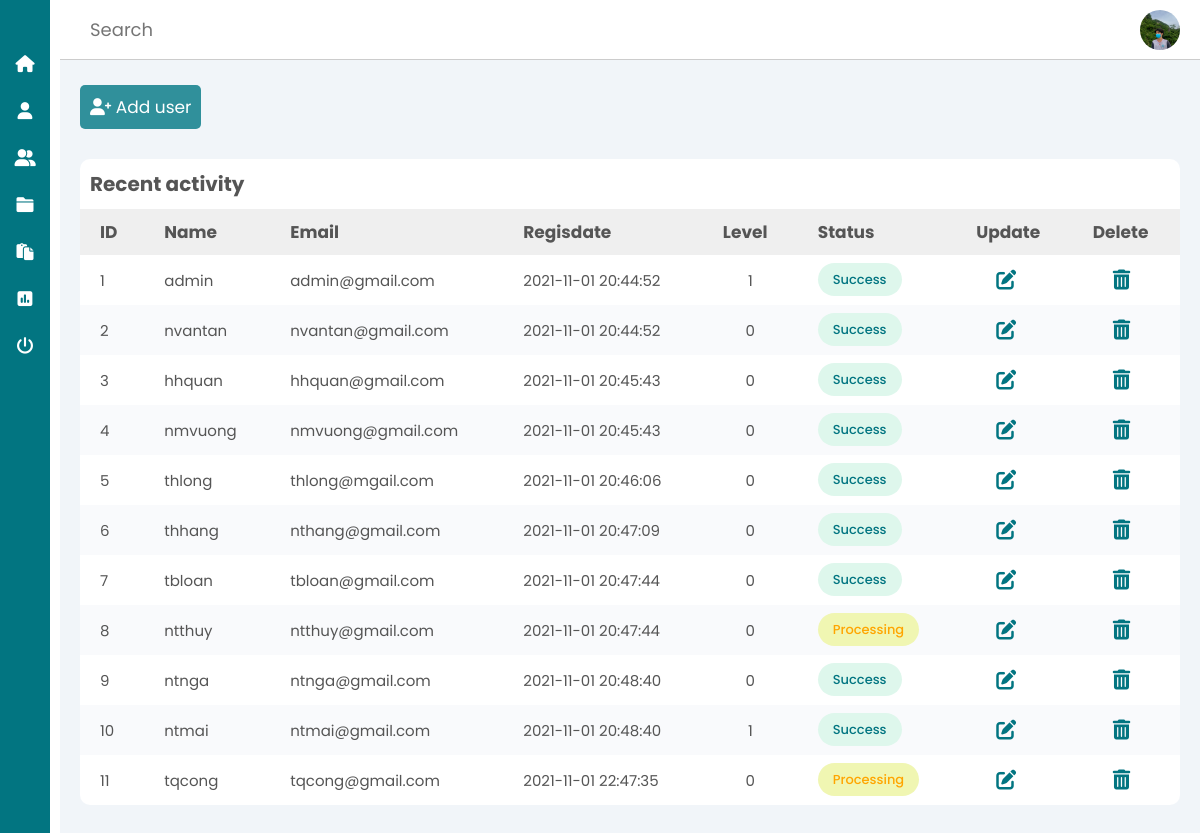
Page /teacher/user.php (signed in) on the committed database.
### tables this page shows
CREATE TABLE `tb_user` (
  `user_id` int(11) NOT NULL,
  `user_name` char(50) DEFAULT NULL,
  `user_pass` char(50) DEFAULT NULL,
  `user_email` char(50) DEFAULT NULL,
  `regisdate` datetime DEFAULT current_timestamp(),
  `user_level` tinyint(4) DEFAULT 0,
  `user_status` tinyint(4) DEFAULT 0,
  `code` char(100) DEFAULT NULL
);

### teacher/user.php (the view, shortened to what this page needs)
<?php
    include('header.php');
?>
    <main>
        <a href="add_user.php" class="btn btn-add"><i class="fas fa-user-plus"></i> Add user</a>
        <section class="recent">
            <div class="activity-grid">
                <div class="activity-card">
                    <h3>Recent activity</h3>
                    <div class="table-responsive">
                        <table>
                            <thead>
                                <tr>
                                    <th>ID</th>
                                    <th>Name</th>
                                    <th>Email</th>
                                    <th>Regisdate</th>
                                    <th>Level</th>
                                    <th>Status</th>
                                    <th>Update</th>
                                    <th>Delete</th>
                                </tr>
                            </thead>
                            <tbody>
                                <?php
                                    $sql = "SELECT * FROM tb_user";
                                    $res = mysqli_query($conn, $sql);
                                    if($res == TRUE)
                                    {
                                        $count = mysqli_num_rows($res);
                                        if($count>0)
                                        {
                                            while($row = mysqli_fetch_assoc($res))
                                            {
                                                $user_id = $row['user_id'];
                                                $user_name = $row['user_name'];
                                                $email = $row['user_email'];
                                                $date = $row['regisdate'];
                                                $level = $row['user_level'];
                                                $status = $row['user_status'];
                                ?>
                                                <tr>
                                                    <td><?php echo $user_id; ?></td>
                                                    <td><?php echo $user_name; ?></td>
                                                    <td><?php echo $email; ?></td>
                                                    <td><?php echo $date; ?></td>
                                                    <td class="status"><?php echo $level ?></td>
                                                    <td>
                                                        <?php
                                                            if($status==1)
                                                            {
                                                                ?>
                                                                <span class="badge success">Success</span>
                                                                <?php
                                                            }
                                                            else
                                                            {
                                                                ?>
                                                                <span class="badge warning">Processing</span>
                                                                <?php
                                                            }
                                                        ?>
                                                    </td>
                                                    <td>
                                                        <a href="update_user.php?user_id=<?php echo $user_id; ?>" class="update-icon">
                                                            <i class="fas fa-edit"></i>
                                                        </a>
                                                    </td>
                                                    <td>
                                                            <a href="delete_user.php?user_id=<?php echo $user_id; ?>" class="delete-icon">
                                                            <i class="fas fa-trash-alt"></i>
                                                        </a>
                                                    </td>
                                                </tr>
                                <?php
                                            }
                                        }
                                        else
                                        {
                                        }
                                    }
                                ?>
                            </tbody>
                        </table>
                    </div>
                </div>
            </div>
        </section>
    </div>
<?php
include('footer.php');
?>

### teacher/css/teacher.css (style rules this page uses)
* { font-family: 'Poppins', sans-serif; margin: 0; padding: 0; box-sizing: border-box; outline: none; border:none; text-decoration: none; transition: all .3s linear; transition: width none; list-style: none; }
.btn { display: inline-block; padding: 0.9rem 1rem; border-radius: 0.5rem; color: #fff; background-color: var(--btn-add); font-size: 1.7rem; cursor: pointer; }
.btn-add { margin-top: 1.5rem; }
.update-icon, .delete-icon { font-size: 2rem; margin-left: 1rem; color: var(--main-color); padding: 0 1rem; }
main { margin-top: 6rem; background: #f1f5f9; min-height: 90vh; padding: 1rem 2rem; }
.recent { margin-top: 3rem; margin-bottom: 3rem; }
.recent .activity-grid { display: grid; grid-template-columns: 100%; grid-column-gap: 1rem; }
.recent .activity-card { background: #fff; border-radius: 1rem; }
.recent .activity-grid .activity-card h3 { color: var(--text); margin: 1rem; font-size: 2rem; }
.recent .activity-grid .activity-card table { width: 100%; border-collapse: collapse; }
.recent .activity-grid .activity-card table thead { background: #efefef; text-align: left; }
th, td { font-size: 1.7rem; padding: 1rem 2rem; color: var(--text); }
td { font-size: 1.5rem; }
tbody tr:nth-child(even) { background: #f9fafc; }
.badge { padding: 0.7rem 1.5rem; border-radius: 2rem; font-weight: 500; font-size: 1.3rem; }
.badge.success { background: var(--success); color: var(--main-color); }
.badge.warning { background: var(--processing); color: orange; }
.status { text-align: center; }

### rows in the picture
tb_user: user_id "1", user_name "admin", user_email "admin@gmail.com", regisdate "2021-11-01 20:44:52", user_level "1", user_status "Success"
tb_user: user_id "2", user_name "nvantan", user_email "nvantan@gmail.com", regisdate "2021-11-01 20:44:52", user_level "0", user_status "Success"
tb_user: user_id "3", user_name "hhquan", user_email "hhquan@gmail.com", regisdate "2021-11-01 20:45:43", user_level "0", user_status "Success"
tb_user: user_id "4", user_name "nmvuong", user_email "nmvuong@gmail.com", regisdate "2021-11-01 20:45:43", user_level "0", user_status "Success"
tb_user: user_id "5", user_name "thlong", user_email "thlong@mgail.com", regisdate "2021-11-01 20:46:06", user_level "0", user_status "Success"
tb_user: user_id "6", user_name "thhang", user_email "nthang@gmail.com", regisdate "2021-11-01 20:47:09", user_level "0", user_status "Success"
tb_user: user_id "7", user_name "tbloan", user_email "tbloan@gmail.com", regisdate "2021-11-01 20:47:44", user_level "0", user_status "Success"
tb_user: user_id "8", user_name "ntthuy", user_email "ntthuy@gmail.com", regisdate "2021-11-01 20:47:44", user_level "0", user_status "Processing"
tb_user: user_id "9", user_name "ntnga", user_email "ntnga@gmail.com", regisdate "2021-11-01 20:48:40", user_level "0", user_status "Success"
tb_user: user_id "10", user_name "ntmai", user_email "ntmai@gmail.com", regisdate "2021-11-01 20:48:40", user_level "1", user_status "Success"
tb_user: user_id "11", user_name "tqcong", user_email "tqcong@gmail.com", regisdate "2021-11-01 22:47:35", user_level "0", user_status "Processing"
